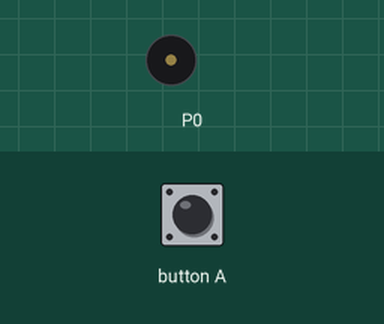
Recording of a program running on a simulated BBC micro:bit (MakeCode). On the bench: buzzer (waves = sounding). Inputs (shaded band) come from the test bench.

Above: at 1.2 s.
1.3 s: button A pressed for 0.15 s
At 8.7 s:
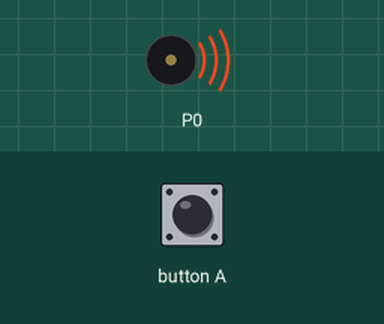
Timing chart, 0 to 10.4 s (numbered marks = the images above; inputs shaded):
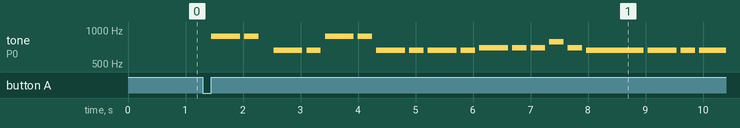

The program:

main.ts
```typescript
input.onButtonPressed(Button.A, function () {
    music.setVolume(255)
    music.setBuiltInSpeakerEnabled(true)
    music.playTone(880, music.beat(BeatFraction.Whole))
    music.rest(music.beat(BeatFraction.Eighth))
    music.playTone(880, music.beat(BeatFraction.Half))
    music.rest(music.beat(BeatFraction.Half))
    music.playTone(659, music.beat(BeatFraction.Whole))
    music.rest(music.beat(BeatFraction.Eighth))
    music.playTone(659, music.beat(BeatFraction.Half))
    music.rest(music.beat(BeatFraction.Eighth))
    music.playTone(880, music.beat(BeatFraction.Whole))
    music.rest(music.beat(BeatFraction.Eighth))
    music.playTone(880, music.beat(BeatFraction.Half))
    music.rest(music.beat(BeatFraction.Eighth))
    for (let index = 0; index < 2; index++) {
        music.playTone(659, music.beat(BeatFraction.Whole))
        music.rest(music.beat(BeatFraction.Eighth))
        music.playTone(659, music.beat(BeatFraction.Half))
        music.rest(music.beat(BeatFraction.Eighth))
    }
    music.playTone(698, music.beat(BeatFraction.Whole))
    music.rest(music.beat(BeatFraction.Eighth))
    music.playTone(698, music.beat(BeatFraction.Half))
    music.rest(music.beat(BeatFraction.Eighth))
    music.playTone(698, music.beat(BeatFraction.Half))
    music.rest(music.beat(BeatFraction.Eighth))
    music.playTone(784, music.beat(BeatFraction.Half))
    music.rest(music.beat(BeatFraction.Eighth))
    music.playTone(698, music.beat(BeatFraction.Half))
    music.rest(music.beat(BeatFraction.Eighth))
    music.playTone(659, music.beat(BeatFraction.Double))
    music.rest(music.beat(BeatFraction.Eighth))
    music.playTone(659, music.beat(BeatFraction.Whole))
    music.rest(music.beat(BeatFraction.Eighth))
    music.playTone(659, music.beat(BeatFraction.Half))
    music.rest(music.beat(BeatFraction.Eighth))
    music.playTone(659, music.beat(BeatFraction.Whole))
    music.rest(music.beat(BeatFraction.Eighth))
    for (let index = 0; index < 2; index++) {
        music.playTone(587, music.beat(BeatFraction.Half))
        music.rest(music.beat(BeatFraction.Eighth))
        music.playTone(587, music.beat(BeatFraction.Whole))
        music.rest(music.beat(BeatFraction.Eighth))
    }
    music.playTone(523, music.beat(BeatFraction.Half))
    music.rest(music.beat(BeatFraction.Eighth))
    music.playTone(523, music.beat(BeatFraction.Whole))
    music.rest(music.beat(BeatFraction.Eighth))
    music.playTone(587, music.beat(BeatFraction.Half))
    music.rest(music.beat(BeatFraction.Eighth))
    music.playTone(659, music.beat(BeatFraction.Half))
    music.rest(music.beat(BeatFraction.Eighth))
    music.playTone(698, music.beat(BeatFraction.Half))
    music.rest(music.beat(BeatFraction.Eighth))
    music.playTone(659, music.beat(BeatFraction.Half))
    music.rest(music.beat(BeatFraction.Eighth))
    music.playTone(587, music.beat(BeatFraction.Half))
    music.rest(music.beat(BeatFraction.Eighth))
    music.playTone(523, music.beat(BeatFraction.Half))
    music.rest(music.beat(BeatFraction.Eighth))
    music.playTone(494, music.beat(BeatFraction.Half))
    music.rest(music.beat(BeatFraction.Eighth))
    music.playTone(440, music.beat(BeatFraction.Double))
    music.rest(music.beat(BeatFraction.Eighth))
    music.playTone(880, music.beat(BeatFraction.Whole))
    music.rest(music.beat(BeatFraction.Eighth))
    music.playTone(880, music.beat(BeatFraction.Half))
    music.rest(music.beat(BeatFraction.Eighth))
    music.playTone(659, music.beat(BeatFraction.Whole))
    music.rest(music.beat(BeatFraction.Eighth))
    music.playTone(659, music.beat(BeatFraction.Half))
    music.rest(music.beat(BeatFraction.Eighth))
    music.playTone(880, music.beat(BeatFraction.Whole))
    music.rest(music.beat(BeatFraction.Eighth))
    music.playTone(880, music.beat(BeatFraction.Half))
    music.rest(music.beat(BeatFraction.Eighth))
    for (let index = 0; index < 2; index++) {
        music.playTone(659, music.beat(BeatFraction.Whole))
        music.rest(music.beat(BeatFraction.Eighth))
        music.playTone(659, music.beat(BeatFraction.Half))
        music.rest(music.beat(BeatFraction.Eighth))
    }
    music.playTone(698, music.beat(BeatFraction.Whole))
    music.rest(music.beat(BeatFraction.Eighth))
    music.playTone(698, music.beat(BeatFraction.Half))
    music.rest(music.beat(BeatFraction.Eighth))
    music.playTone(698, music.beat(BeatFraction.Half))
    music.rest(music.beat(BeatFraction.Eighth))
    music.playTone(784, music.beat(BeatFraction.Half))
    music.rest(music.beat(BeatFraction.Eighth))
    music.playTone(698, music.beat(BeatFraction.Half))
    music.rest(music.beat(BeatFraction.Eighth))
    music.playTone(659, music.beat(BeatFraction.Whole))
    music.rest(music.beat(BeatFraction.Eighth))
    music.playTone(659, music.beat(BeatFraction.Whole))
    music.rest(music.beat(BeatFraction.Eighth))
    music.playTone(659, music.beat(BeatFraction.Half))
    music.rest(music.beat(BeatFraction.Eighth))
    music.playTone(659, music.beat(BeatFraction.Whole))
    music.rest(music.beat(BeatFraction.Eighth))
    for (let index = 0; index < 2; index++) {
        music.playTone(587, music.beat(BeatFraction.Half))
        music.rest(music.beat(BeatFraction.Eighth))
        music.playTone(587, music.beat(BeatFraction.Whole))
        music.rest(music.beat(BeatFraction.Eighth))
    }
    music.playTone(523, music.beat(BeatFraction.Half))
    music.rest(music.beat(BeatFraction.Eighth))
    music.playTone(523, music.beat(BeatFraction.Whole))
    music.rest(music.beat(BeatFraction.Eighth))
    music.playTone(587, music.beat(BeatFraction.Half))
    music.rest(music.beat(BeatFraction.Eighth))
    music.playTone(659, music.beat(BeatFraction.Half))
    music.rest(music.beat(BeatFraction.Eighth))
    music.playTone(698, music.beat(BeatFraction.Half))
    music.rest(music.beat(BeatFraction.Eighth))
    music.playTone(659, music.beat(BeatFraction.Half))
    music.rest(music.beat(BeatFraction.Eighth))
    music.playTone(587, music.beat(BeatFraction.Half))
    music.rest(music.beat(BeatFraction.Eighth))
    music.playTone(523, music.beat(BeatFraction.Half))
    music.rest(music.beat(BeatFraction.Eighth))
    music.playTone(494, music.beat(BeatFraction.Half))
    music.rest(music.beat(BeatFraction.Eighth))
    music.playTone(440, music.beat(BeatFraction.Double))
    music.rest(music.beat(BeatFraction.Eighth))
    music.playTone(440, music.beat(BeatFraction.Whole))
    music.rest(music.beat(BeatFraction.Eighth))
    music.playTone(494, music.beat(BeatFraction.Half))
    music.rest(music.beat(BeatFraction.Eighth))
    for (let index = 0; index < 2; index++) {
        music.playTone(523, music.beat(BeatFraction.Half))
        music.rest(music.beat(BeatFraction.Eighth))
        music.playTone(494, music.beat(BeatFraction.Half))
        music.rest(music.beat(BeatFraction.Eighth))
        music.playTone(523, music.beat(BeatFraction.Half))
        music.rest(music.beat(BeatFraction.Eighth))
        music.playTone(587, music.beat(BeatFraction.Half))
        music.rest(music.beat(BeatFraction.Eighth))
        music.playTone(523, music.beat(BeatFraction.Half))
        music.rest(music.beat(BeatFraction.Eighth))
        music.playTone(494, music.beat(BeatFraction.Half))
        music.rest(music.beat(BeatFraction.Eighth))
    }
    music.playTone(523, music.beat(BeatFraction.Half))
    music.rest(music.beat(BeatFraction.Eighth))
    music.playTone(494, music.beat(BeatFraction.Half))
    music.rest(music.beat(BeatFraction.Eighth))
    music.playTone(440, music.beat(BeatFraction.Half))
    music.rest(music.beat(BeatFraction.Eighth))
    music.playTone(415, music.beat(BeatFraction.Half))
    music.rest(music.beat(BeatFraction.Eighth))
    music.playTone(440, music.beat(BeatFraction.Half))
    music.rest(music.beat(BeatFraction.Eighth))
    music.playTone(494, music.beat(BeatFraction.Half))
    music.rest(music.beat(BeatFraction.Eighth))
    music.playTone(440, music.beat(BeatFraction.Double))
    music.rest(music.beat(BeatFraction.Eighth))
    music.playTone(440, music.beat(BeatFraction.Whole))
    music.rest(music.beat(BeatFraction.Eighth))
    music.playTone(494, music.beat(BeatFraction.Half))
    music.rest(music.beat(BeatFraction.Eighth))
    music.playTone(523, music.beat(BeatFraction.Half))
    music.rest(music.beat(BeatFraction.Eighth))
    music.playTone(494, music.beat(BeatFraction.Half))
    music.rest(music.beat(BeatFraction.Eighth))
    music.playTone(523, music.beat(BeatFraction.Half))
    music.rest(music.beat(BeatFraction.Eighth))
    music.playTone(587, music.beat(BeatFraction.Half))
    music.rest(music.beat(BeatFraction.Eighth))
    music.playTone(523, music.beat(BeatFraction.Half))
    music.rest(music.beat(BeatFraction.Eighth))
    music.playTone(494, music.beat(BeatFraction.Half))
    music.rest(music.beat(BeatFraction.Eighth))
    music.playTone(523, music.beat(BeatFraction.Half))
    music.rest(music.beat(BeatFraction.Eighth))
    music.playTone(494, music.beat(BeatFraction.Half))
    music.rest(music.beat(BeatFraction.Eighth))
    music.playTone(523, music.beat(BeatFraction.Whole))
    music.rest(music.beat(BeatFraction.Eighth))
    music.playTone(587, music.beat(BeatFraction.Half))
    music.rest(music.beat(BeatFraction.Eighth))
    music.playTone(659, music.beat(BeatFraction.Half))
    music.rest(music.beat(BeatFraction.Eighth))
    music.playTone(698, music.beat(BeatFraction.Half))
    music.rest(music.beat(BeatFraction.Eighth))
    music.playTone(659, music.beat(BeatFraction.Half))
    music.rest(music.beat(BeatFraction.Eighth))
    music.playTone(587, music.beat(BeatFraction.Half))
    music.rest(music.beat(BeatFraction.Eighth))
    music.playTone(523, music.beat(BeatFraction.Half))
    music.rest(music.beat(BeatFraction.Eighth))
    music.playTone(494, music.beat(BeatFraction.Half))
    music.rest(music.beat(BeatFraction.Eighth))
    music.playTone(440, music.beat(BeatFraction.Whole))
    music.rest(music.beat(BeatFraction.Eighth))
    music.playTone(415, music.beat(BeatFraction.Half))
    music.rest(music.beat(BeatFraction.Eighth))
    music.playTone(440, music.beat(BeatFraction.Double))
    music.rest(music.beat(BeatFraction.Eighth))
    music.playTone(880, music.beat(BeatFraction.Whole))
    music.playTone(880, music.beat(BeatFraction.Half))
    music.rest(music.beat(BeatFraction.Eighth))
    music.playTone(659, music.beat(BeatFraction.Whole))
    music.rest(music.beat(BeatFraction.Eighth))
    music.playTone(659, music.beat(BeatFraction.Half))
    music.rest(music.beat(BeatFraction.Eighth))
    music.playTone(880, music.beat(BeatFraction.Whole))
    music.rest(music.beat(BeatFraction.Eighth))
    music.playTone(880, music.beat(BeatFraction.Half))
    music.rest(music.beat(BeatFraction.Eighth))
    for (let index = 0; index < 2; index++) {
        music.playTone(659, music.beat(BeatFraction.Whole))
        music.rest(music.beat(BeatFraction.Eighth))
        music.playTone(659, music.beat(BeatFraction.Half))
        music.rest(music.beat(BeatFraction.Eighth))
    }
    music.playTone(698, music.beat(BeatFraction.Whole))
    music.rest(music.beat(BeatFraction.Eighth))
    music.playTone(698, music.beat(BeatFraction.Half))
    music.rest(music.beat(BeatFraction.Eighth))
    music.playTone(698, music.beat(BeatFraction.Half))
    music.rest(music.beat(BeatFraction.Eighth))
    music.playTone(784, music.beat(BeatFraction.Half))
    music.rest(music.beat(BeatFraction.Eighth))
    music.playTone(698, music.beat(BeatFraction.Half))
    music.rest(music.beat(BeatFraction.Eighth))
    music.playTone(659, music.beat(BeatFraction.Double))
    music.rest(music.beat(BeatFraction.Eighth))
    music.playTone(659, music.beat(BeatFraction.Whole))
    music.rest(music.beat(BeatFraction.Eighth))
    music.playTone(659, music.beat(BeatFraction.Whole))
    music.rest(music.beat(BeatFraction.Eighth))
    for (let index = 0; index < 2; index++) {
        music.playTone(587, music.beat(BeatFraction.Half))
        music.rest(music.beat(BeatFraction.Eighth))
        music.playTone(587, music.beat(BeatFraction.Whole))
        music.rest(music.beat(BeatFraction.Eighth))
    }
    music.playTone(523, music.beat(BeatFraction.Half))
    music.rest(music.beat(BeatFraction.Eighth))
    music.playTone(523, music.beat(BeatFraction.Whole))
    music.rest(music.beat(BeatFraction.Eighth))
    music.playTone(587, music.beat(BeatFraction.Half))
    music.rest(music.beat(BeatFraction.Eighth))
    music.playTone(659, music.beat(BeatFraction.Half))
    music.rest(music.beat(BeatFraction.Eighth))
    music.playTone(698, music.beat(BeatFraction.Half))
    music.rest(music.beat(BeatFraction.Eighth))
    music.playTone(659, music.beat(BeatFraction.Half))
    music.rest(music.beat(BeatFraction.Eighth))
    music.playTone(587, music.beat(BeatFraction.Half))
    music.rest(music.beat(BeatFraction.Eighth))
    music.playTone(523, music.beat(BeatFraction.Half))
    music.rest(music.beat(BeatFraction.Eighth))
    music.playTone(494, music.beat(BeatFraction.Half))
    music.rest(music.beat(BeatFraction.Eighth))
    music.playTone(440, music.beat(BeatFraction.Double))
    music.rest(music.beat(BeatFraction.Eighth))
    music.playTone(880, music.beat(BeatFraction.Whole))
    music.rest(music.beat(BeatFraction.Eighth))
    music.playTone(880, music.beat(BeatFraction.Half))
    music.rest(music.beat(BeatFraction.Eighth))
    music.playTone(659, music.beat(BeatFraction.Whole))
    music.rest(music.beat(BeatFraction.Eighth))
    music.playTone(659, music.beat(BeatFraction.Half))
    music.rest(music.beat(BeatFraction.Eighth))
    music.playTone(880, music.beat(BeatFraction.Whole))
    music.rest(music.beat(BeatFraction.Eighth))
    music.playTone(880, music.beat(BeatFraction.Half))
    music.rest(music.beat(BeatFraction.Eighth))
    for (let index = 0; index < 2; index++) {
        music.playTone(659, music.beat(BeatFraction.Whole))
        music.rest(music.beat(BeatFraction.Eighth))
        music.playTone(659, music.beat(BeatFraction.Half))
        music.rest(music.beat(BeatFraction.Eighth))
    }
    music.playTone(698, music.beat(BeatFraction.Whole))
    music.rest(music.beat(BeatFraction.Eighth))
    music.playTone(698, music.beat(BeatFraction.Half))
    music.rest(music.beat(BeatFraction.Eighth))
    music.playTone(698, music.beat(BeatFraction.Half))
    music.rest(music.beat(BeatFraction.Eighth))
    music.playTone(784, music.beat(BeatFraction.Half))
    music.rest(music.beat(BeatFraction.Eighth))
    music.playTone(698, music.beat(BeatFraction.Half))
    music.rest(music.beat(BeatFraction.Eighth))
    music.playTone(659, music.beat(BeatFraction.Double))
    music.rest(music.beat(BeatFraction.Eighth))
    music.playTone(659, music.beat(BeatFraction.Half))
    music.rest(music.beat(BeatFraction.Eighth))
    music.playTone(659, music.beat(BeatFraction.Whole))
    music.rest(music.beat(BeatFraction.Eighth))
    for (let index = 0; index < 2; index++) {
        music.playTone(587, music.beat(BeatFraction.Half))
        music.rest(music.beat(BeatFraction.Eighth))
        music.playTone(587, music.beat(BeatFraction.Whole))
        music.rest(music.beat(BeatFraction.Eighth))
    }
    music.playTone(523, music.beat(BeatFraction.Half))
    music.rest(music.beat(BeatFraction.Eighth))
    music.playTone(523, music.beat(BeatFraction.Whole))
    music.rest(music.beat(BeatFraction.Eighth))
    music.playTone(587, music.beat(BeatFraction.Half))
    music.rest(music.beat(BeatFraction.Eighth))
    music.playTone(659, music.beat(BeatFraction.Half))
    music.rest(music.beat(BeatFraction.Eighth))
    music.playTone(698, music.beat(BeatFraction.Half))
    music.rest(music.beat(BeatFraction.Eighth))
    music.playTone(659, music.beat(BeatFraction.Half))
    music.rest(music.beat(BeatFraction.Eighth))
    music.playTone(587, music.beat(BeatFraction.Half))
    music.rest(music.beat(BeatFraction.Eighth))
    music.playTone(523, music.beat(BeatFraction.Half))
    music.rest(music.beat(BeatFraction.Eighth))
    music.playTone(494, music.beat(BeatFraction.Half))
    music.rest(music.beat(BeatFraction.Eighth))
    music.playTone(440, music.beat(BeatFraction.Double))
    music.rest(music.beat(BeatFraction.Eighth))
    for (let index = 0; index < 3; index++) {
        music.playTone(440, music.beat(BeatFraction.Half))
        music.rest(music.beat(BeatFraction.Eighth))
    }
    music.playTone(440, music.beat(BeatFraction.Double))
})
```

test.ts
```typescript
// i test vanno qui; questi non saranno compilati quando questo pacchetto viene usato come estensione.
```

Measured:
- after the input at 1.3 s, tone on P0: plays 880 Hz for 0.50 s, 880 Hz for 0.25 s, 659 Hz for 0.50 s, 659 Hz for 0.25 s, 880 Hz for 0.50 s, 880 Hz for 0.25 s … (19 notes in this stretch), starting after 0.15 s
